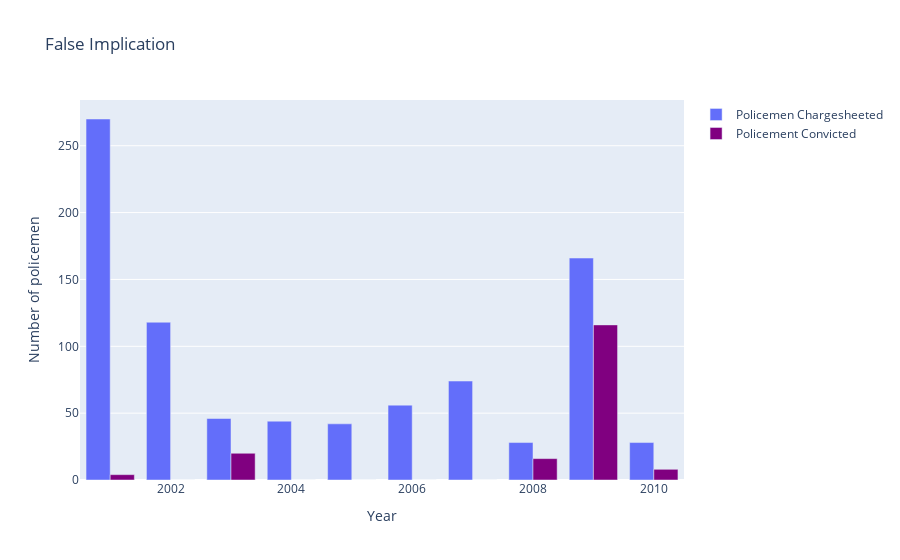

The code cell stored with this chart in its notebook:
### Code cell
fig = go.Figure(data = [
    go.Bar(name = 'Policemen Chargesheeted', 
           x = policemen['Year'], 
           y = policemen['Policemen_Chargesheeted']),
    go.Bar(name = 'Policement Convicted', 
           x = policemen['Year'], 
           y = policemen['Policemen_Convicted'],
          marker_color = 'purple')
])

fig.update_layout(barmode = 'group', xaxis_title = 'Year', yaxis_title = 'Number of policemen', title = 'False Implication')
fig.show()

### Figure 1 — Plotly figure (JSON) as saved in the notebook; plotly's stock layout.template omitted (floating-point values rounded to 4 significant figures)
{"data": [{"name": "Policemen Chargesheeted", "type": "bar", "x": [2001, 2002, 2003, 2004, 2005, 2006, 2007, 2008, 2009, 2010], "y": [270, 118, 46, 44, 42, 56, 74, 28, 166, 28]}, {"marker": {"color": "purple"}, "name": "Policement Convicted", "type": "bar", "x": [2001, 2002, 2003, 2004, 2005, 2006, 2007, 2008, 2009, 2010], "y": [4, 0, 20, 0, 0, 0, 0, 16, 116, 8]}], "layout": {"barmode": "group", "title": {"text": "False Implication"}, "xaxis": {"title": {"text": "Year"}}, "yaxis": {"title": {"text": "Number of policemen"}}}}
